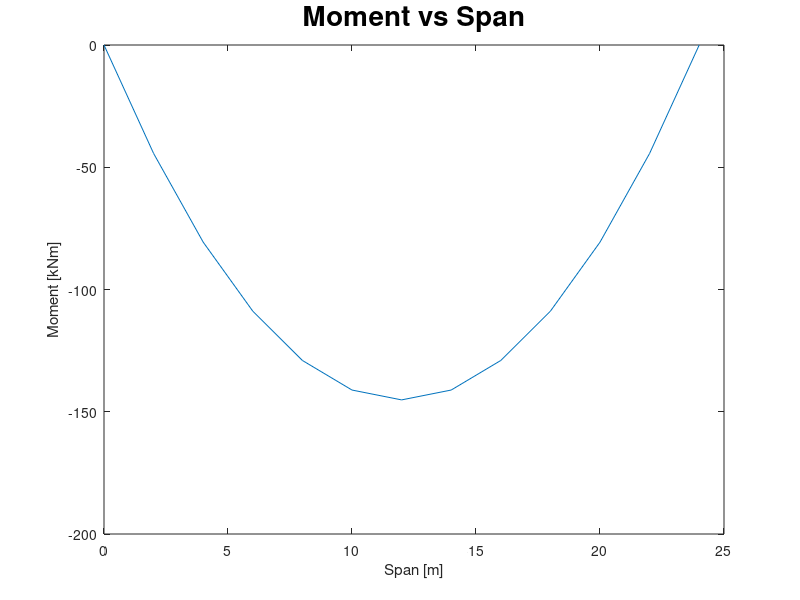

Source code (MATLAB):
Cpe=-0.7
qz=0.96			%kPa
pn=Cpe*qz		%kPa
s=3             %m
w=pn*s			%kN/m
L=24		    %m
inc=L/12

x=zeros(1,13)
M=zeros(1,13)
printf('Start Loop\n')
for i=1:13
	if i==1
		x(i)=0
	else
		x(i)=x(i-1)+inc
	end    
	M(i)=((w*x(i))/2)*(L-x(i))
end
plot(x,M)
title('Moment vs Span','fontsize',20);
xlabel('Span [m]')
ylabel('Moment [kNm]')